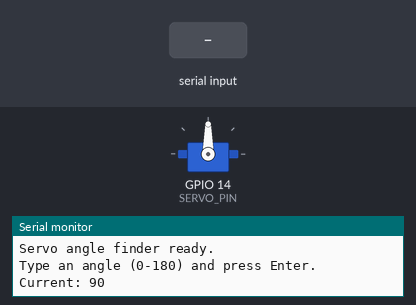
Recording of a sketch running on a simulated ESP32. Parts: servo, the last lines printed to the serial monitor. Inputs (shaded band) come from the test bench.

Above: at 1.2 s.
1.3 s: "30,150\n" received over Serial
At 2.4 s:
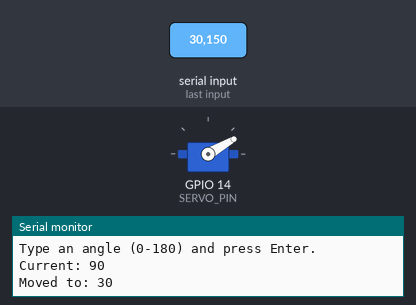
2.8 s: "0\n" received over Serial
At 3.6 s:
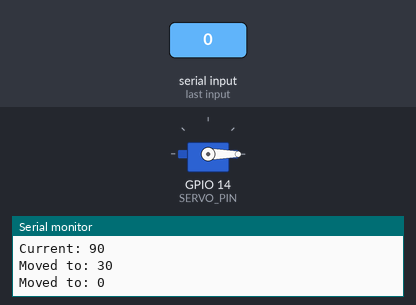
4.3 s: "90,45\n" received over Serial
At 4.7 s:
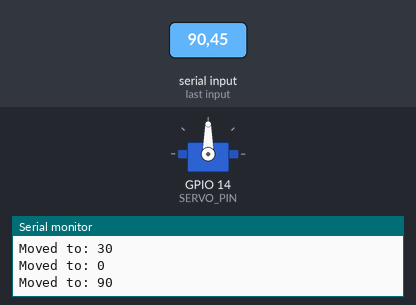
Timing chart, 0 to 7.3 s (numbered marks = the images above; inputs shaded):
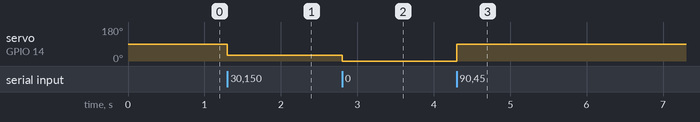

The sketch:

servo_test.ino
```cpp
// Servo angle finder - type an angle (0-180) in Serial Monitor to move servo.
// Use this to find the physical endpoints of your radar sweep.
// Signal wire (yellow/orange) on GPIO 14 (ESP32) or pin 9 (Arduino Uno). Baud: 115200.

#include <ESP32Servo.h>

const int SERVO_PIN = 14;

Servo servo;

void setup() {
  Serial.begin(115200);
  servo.attach(SERVO_PIN, 500, 2500);
  servo.write(90);
  Serial.println("Servo angle finder ready.");
  Serial.println("Type an angle (0-180) and press Enter.");
  Serial.println("Current: 90");
}

void loop() {
  if (Serial.available()) {
    String input = Serial.readStringUntil('\n');
    input.trim();
    if (input.length() == 0) return;
    int angle = input.toInt();
    if (angle >= 0 && angle <= 180) {
      servo.write(angle);
      Serial.print("Moved to: ");
      Serial.println(angle);
    } else {
      Serial.println("Out of range. Enter 0-180.");
    }
  }
}
```

Measured:
- after the input at 1.3 s, servo on GPIO 14 (SERVO_PIN): 90° → 30° at once
- after the input at 2.8 s, servo on GPIO 14 (SERVO_PIN): 30° → 0° at once
- after the input at 4.3 s, servo on GPIO 14 (SERVO_PIN): 0° → 90° at once
